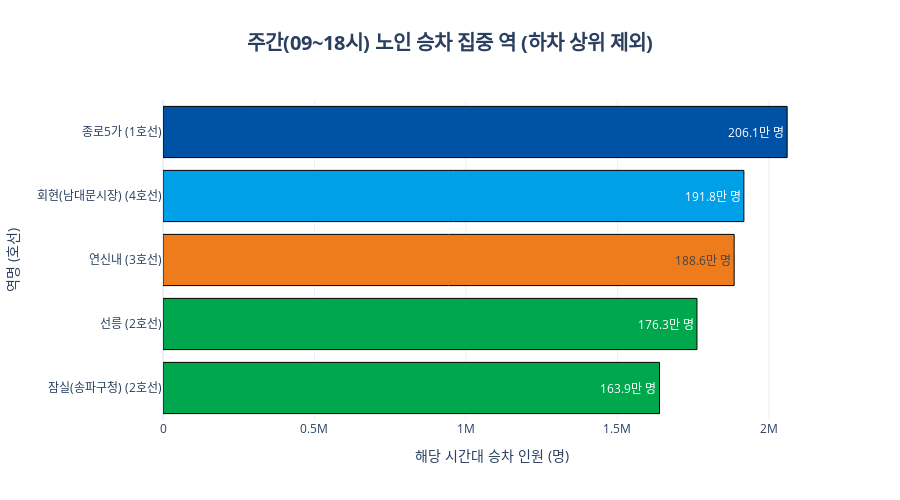

Notebook cell for this chart:
### Code cell
# ----------------------------------------------------------
# [1] 데이터 전처리 및 필터링
# ----------------------------------------------------------
df = senior24_df.copy()

# 1. 호선 구분 (기존 로직 활용)
def get_line_number(station_id):
    try: sid = str(int(station_id))
    except: return '기타'
    if 150 <= int(sid) <= 159: return '1호선'
    if 200 <= int(sid) <= 299: return '2호선'
    if 300 <= int(sid) <= 399: return '3호선'
    if 400 <= int(sid) <= 499: return '4호선'
    if 2500 <= int(sid) <= 2599: return '5호선'
    if 2600 <= int(sid) <= 2699: return '6호선'
    if 2700 <= int(sid) <= 2799: return '7호선'
    if 2800 <= int(sid) <= 2899: return '8호선'
    return '기타'

df['호선'] = df['역번호'].apply(get_line_number)

# 2. 시간대 컬럼 선택 (09시 ~ 18시 전까지)
# 데이터셋의 컬럼명이 '09시-10시' 형태라고 가정하고 리스트 생성
# 2. 시간대 컬럼 선택 (09시 ~ 18시 전까지)
# 컬럼명 형식: '09-10시간대'
target_time_cols = [
    '09-10시간대', '10-11시간대', '11-12시간대', '12-13시간대', 
    '13-14시간대', '14-15시간대', '15-16시간대', '16-17시간대', '17-18시간대'
]

# 데이터 타입 변환 (문자열이 섞여 있을 경우를 대비해 숫자로 변환)
for col in target_time_cols:
    # 혹시 컬럼이 없을 경우를 대비해 try-except나 확인 로직이 있으면 좋지만,
    # 데이터에 확실히 있다면 아래 코드로 충분합니다.
    if col in df.columns:
        df[col] = pd.to_numeric(df[col], errors='coerce').fillna(0)

# 선택된 시간대 합계 계산
df['낮시간_합계'] = df[target_time_cols].sum(axis=1)

print(f"✅ 분석 대상 시간대: {target_time_cols}")
# ----------------------------------------------------------
# [2] 하차 Top 5 추출 (제외 대상 선정)
# ----------------------------------------------------------
df_off = df[df['승하차구분'] == '하차'].copy()
off_grouped = df_off.groupby('역명')['낮시간_합계'].sum().reset_index()
top5_off_stations = off_grouped.sort_values('낮시간_합계', ascending=False).head(5)['역명'].tolist()

print(f"🚫 제외된 하차 Top 5 역: {top5_off_stations}")
print("-" * 50)

# ----------------------------------------------------------
# [3] 승차 Top 5 추출 (하차 Top 5 제외)
# ----------------------------------------------------------
df_on = df[df['승하차구분'] == '승차'].copy()

# 호선별+역명별 그룹화
on_grouped = df_on.groupby(['역명', '호선'])['낮시간_합계'].sum().reset_index()

# **핵심: 하차 Top 5에 포함된 역명 제거**
filtered_on = on_grouped[~on_grouped['역명'].isin(top5_off_stations)]

# 상위 5개 추출
top5_boarding = filtered_on.sort_values(by='낮시간_합계', ascending=True).tail(5) # 그래프용 오름차순

# 라벨 생성
top5_boarding['Label'] = top5_boarding['역명'] + " (" + top5_boarding['호선'] + ")"

print("🏆 [하차 Top5 제외] 낮 시간대(09~18시) 노인 승차 집중 역 Top 5")
print(top5_boarding[['역명', '호선', '낮시간_합계']].sort_values('낮시간_합계', ascending=False))

# ----------------------------------------------------------
# [4] 시각화 (Plotly)
# ----------------------------------------------------------
# 호선별 색상
line_colors_map = {
    '1호선': '#0052A4', '2호선': '#00A84D', '3호선': '#EF7C1C', '4호선': '#00A0E9',
    '5호선': '#996CAC', '6호선': '#CD7C2F', '7호선': '#747F00', '8호선': '#E6186C',
    '기타': 'gray'
}
bar_colors = [line_colors_map.get(line, 'gray') for line in top5_boarding['호선']]

fig = go.Figure()

fig.add_trace(go.Bar(
    y=top5_boarding['Label'],       
    x=top5_boarding['낮시간_합계'],     
    orientation='h',               
    marker_color=bar_colors,       
    text=[f"{v/10000:.1f}만 명" for v in top5_boarding['낮시간_합계']], 
    textposition='auto',           
    hoverinfo='y+x',
    marker_line=dict(width=1, color='black') 
))

fig.update_layout(
    title=dict(
        text="<b>주간(09~18시) 노인 승차 집중 역 (하차 상위 제외)</b>",
        x=0.5, 
        font=dict(size=20)
    ),
    xaxis_title="해당 시간대 승차 인원 (명)",
    yaxis_title="역명 (호선)",
    template="plotly_white",      
    height=500,                   
    margin=dict(l=100)            
)

fig.show()

### Figure 1 — Plotly figure (JSON) as saved in the notebook; plotly's stock layout.template omitted (floating-point values rounded to 4 significant figures)
{"data": [{"hoverinfo": "y+x", "marker": {"color": ["#00A84D", "#00A84D", "#EF7C1C", "#00A0E9", "#0052A4"], "line": {"color": "black", "width": 1}}, "orientation": "h", "text": ["163.9만 명", "176.3만 명", "188.6만 명", "191.8만 명", "206.1만 명"], "textposition": "auto", "type": "bar", "x": [1639127, 1762830, 1885669, 1917774, 2060596], "y": ["잠실(송파구청) (2호선)", "선릉 (2호선)", "연신내 (3호선)", "회현(남대문시장) (4호선)", "종로5가 (1호선)"]}], "layout": {"height": 500, "margin": {"l": 100}, "title": {"font": {"size": 20}, "text": "<b>주간(09~18시) 노인 승차 집중 역 (하차 상위 제외)</b>", "x": 0.5}, "xaxis": {"title": {"text": "해당 시간대 승차 인원 (명)"}}, "yaxis": {"title": {"text": "역명 (호선)"}}}}
